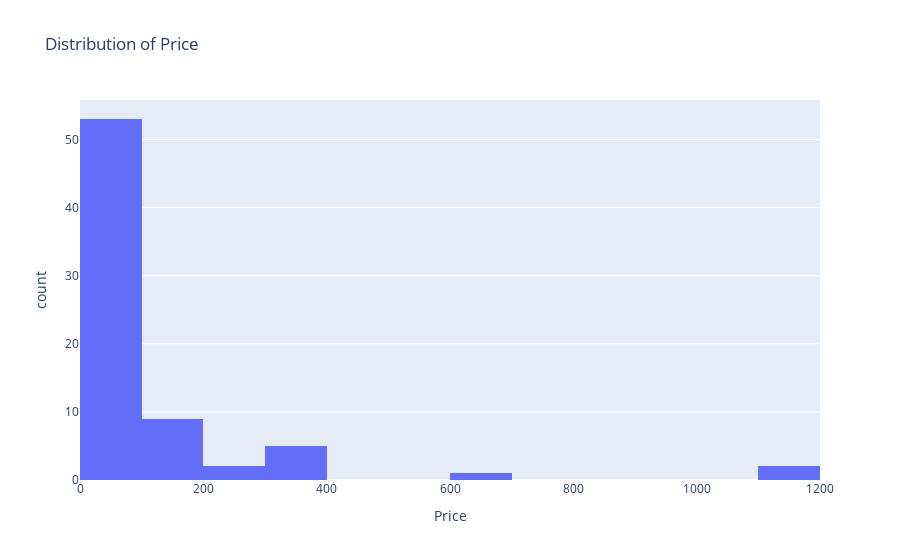
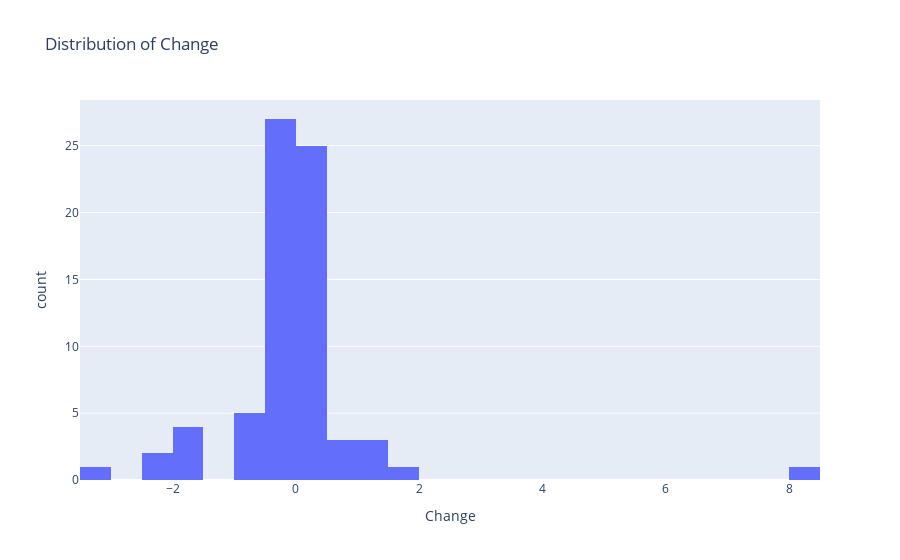
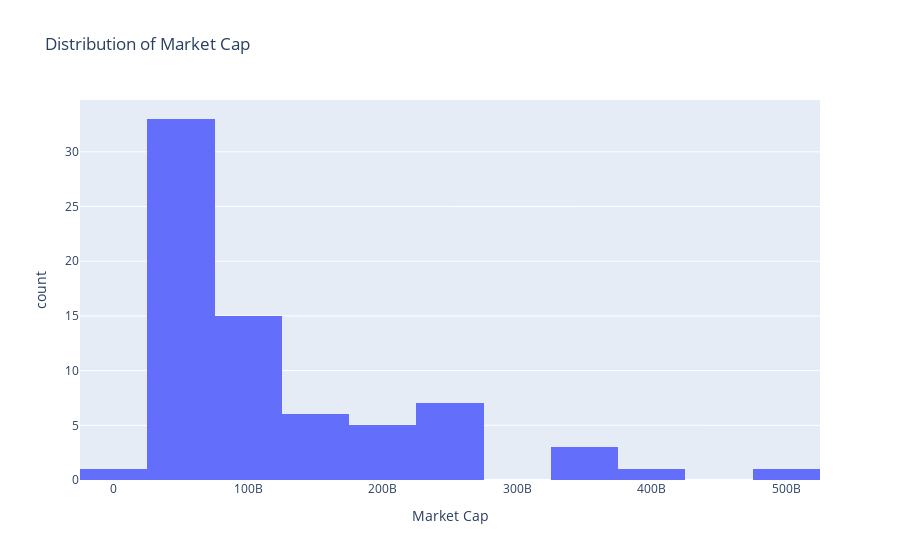
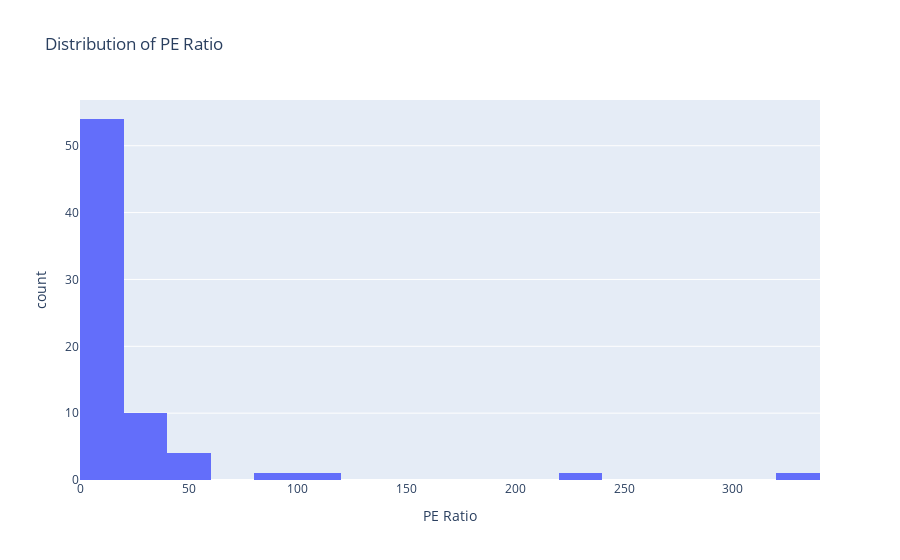

Notebook cell for these charts, in order:
### Markdown cell above
Both of these are 0 because I removed null values in the cleaning stage, which is what we want. We will focus on complete data.

### Code cell
# 4 Distributions of continuous variables / Outliers

# Continuous variables in DataFrame
cont_var = ['Price', 'Change', 'Market Cap', 'PE Ratio']  # Update with your continuous variables

# Histograms for each continuous variable
for col in cont_var:
    fig = px.histogram(data, x=col, title=f'Distribution of {col}')
    fig.show()

### Figure 1 — Plotly figure (JSON) as saved in the notebook; plotly's stock layout.template omitted (floating-point values rounded to 4 significant figures)
{"data": [{"alignmentgroup": "True", "bingroup": "x", "hovertemplate": "Price=%{x}<br>count=%{y}<extra></extra>", "legendgroup": "", "marker": {"color": "#636efa", "pattern": {"shape": ""}}, "name": "", "offsetgroup": "", "orientation": "v", "showlegend": false, "type": "histogram", "x": [230.8, 133.9, 380.2, 24.57, 25.02, 24.38, 1145.0, 20.02, 19.9, 27.06, 20.2, 20.15, 20.76, 24.53, 25.01, 25.24, 22.36, 1140.0, 25.29, 37.47, 82.28, 37.35, 95.68, 67.78, 17.25, 319.0, 358.3, 45.4, 148.0, 60.62, 83.01, 650.5, 25.44, 49.05, 180.4, 24.97, 199.6, 24.85, 24.46, 22.92, 25.07, 133.9, 23.2, 25.09, 6.41, 20.08, 20.67, 62.08, 17.51, 20.44, 22.29, 335.5, 184.6, 108.4, 49.02, 19.16, 308.9, 8.4, 87.43, 5.41, 24.93, 30.33, 12.67, 217.2, 6.1, 29.08, 111.1, 24.59, 7.16, 21.98, 23.79, 181.8], "xaxis": "x", "yaxis": "y"}], "layout": {"barmode": "relative", "legend": {"tracegroupgap": 0}, "title": {"text": "Distribution of Price"}, "xaxis": {"anchor": "y", "domain": [0, 1], "title": {"text": "Price"}}, "yaxis": {"anchor": "x", "domain": [0, 1], "title": {"text": "count"}}}}

### Figure 2 — Plotly figure (JSON) as saved in the notebook; plotly's stock layout.template omitted (floating-point values rounded to 4 significant figures)
{"data": [{"alignmentgroup": "True", "bingroup": "x", "hovertemplate": "Change=%{x}<br>count=%{y}<extra></extra>", "legendgroup": "", "marker": {"color": "#636efa", "pattern": {"shape": ""}}, "name": "", "offsetgroup": "", "orientation": "v", "showlegend": false, "type": "histogram", "x": [-0.25, -2.16, -3.18, -0.08, -0.09, -0.04, 0.79, -0.03, 0.05, -0.33, 0.05, 0.12, -0.01, -0.04, 1.45, 0.51, 0.01, 1.77, 0.09, 0.02, -0.35, -0.97, -0.54, 0.65, 0.09, -1.74, -2, -0.63, -0.02, -0.27, -0.26, 8.49, 0.02, 1.32, 0, -0.01, -1.79, -0.03, 0.07, -0.03, -0.01, -0.07, -0.08, -0.01, -0.01, 0.2, 0.21, -2.1, -0.09, 0.22, 0.07, 0.28, 1.07, 0.18, -0.32, -0.03, -0.01, -0.01, -0.08, -0.04, 0.17, -0.87, 0.01, 0.36, 0.08, 0.16, -1.61, 0.02, 0.05, 0.22, 0.04, -0.97], "xaxis": "x", "yaxis": "y"}], "layout": {"barmode": "relative", "legend": {"tracegroupgap": 0}, "title": {"text": "Distribution of Change"}, "xaxis": {"anchor": "y", "domain": [0, 1], "title": {"text": "Change"}}, "yaxis": {"anchor": "x", "domain": [0, 1], "title": {"text": "count"}}}}

### Figure 3 — Plotly figure (JSON) as saved in the notebook; plotly's stock layout.template omitted (floating-point values rounded to 4 significant figures)
{"data": [{"alignmentgroup": "True", "bingroup": "x", "hovertemplate": "Market Cap=%{x}<br>count=%{y}<extra></extra>", "legendgroup": "", "marker": {"color": "#636efa", "pattern": {"shape": ""}}, "name": "", "offsetgroup": "", "orientation": "v", "showlegend": false, "type": "histogram", "x": [483304000000, 392325000000, 359338000000, 326427000000, 328207000000, 244596000000, 0, 270400000000.0, 269812000000, 215526000000, 248946000000, 239340000000, 240083000000, 245183000000, 201039000000, 186022000000, 182577000000, 178136000000, 143582000000, 151092000000, 139170000000, 141079000000, 133200000000.0, 126149000000, 123026000000, 106714000000, 114939000000, 88976000000, 110512000000, 111861000000, 98916000000, 98457000000, 94477000000, 88940000000, 89234000000, 68303000000, 82668000000, 66271000000, 63275000000, 80086000000, 64830000000, 79133000000, 63064000000, 63647000000, 78042000000, 74004000000, 73350000000, 72440000000, 72085000000, 71974000000, 69930000000, 68500000000.0, 67066000000, 60656000000, 58486000000, 59544000000, 56997000000, 56642000000, 61785000000, 53016000000, 50392000000, 49597000000, 45797000000, 46528000000, 45383000000, 45410000000, 45509000000, 44115000000, 43009000000, 42691000000, 42184000000, 42240000000], "xaxis": "x", "yaxis": "y"}], "layout": {"barmode": "relative", "legend": {"tracegroupgap": 0}, "title": {"text": "Distribution of Market Cap"}, "xaxis": {"anchor": "y", "domain": [0, 1], "title": {"text": "Market Cap"}}, "yaxis": {"anchor": "x", "domain": [0, 1], "title": {"text": "count"}}}}

### Figure 4 — Plotly figure (JSON) as saved in the notebook; plotly's stock layout.template omitted (floating-point values rounded to 4 significant figures)
{"data": [{"alignmentgroup": "True", "bingroup": "x", "hovertemplate": "PE Ratio=%{x}<br>count=%{y}<extra></extra>", "legendgroup": "", "marker": {"color": "#636efa", "pattern": {"shape": ""}}, "name": "", "offsetgroup": "", "orientation": "v", "showlegend": false, "type": "histogram", "x": [30.81, 9.9, 37.85, 1.82, 1.86, 6.94, 325.8, 5.7, 5.66, 8.1, 5.75, 5.73, 5.91, 6.98, 5.18, 5.22, 4.63, 235.9, 2.97, 6.79, 14.3, 10.86, 12.2, 26.17, 3.57, 11.43, 43.75, 6.28, 15.63, 9.89, 101.2, 20.36, 2.89, 13.33, 28.18, 0.48, 15.85, 3.16, 0.47, 19.59, 3.19, 94.94, 2.95, 3.19, 26.73, 0.39, 0.4, 35.28, 3.78, 2.6, 4.81, 26.75, 23.67, 41.83, 9.08, 9.88, 41.47, 9.13, 5.86, 9.02, 9, 25.49, 11.01, 40.14, 16.47, 7.93, 7.69, 2.15, 5.97, 2.82, 3.05, 15.5], "xaxis": "x", "yaxis": "y"}], "layout": {"barmode": "relative", "legend": {"tracegroupgap": 0}, "title": {"text": "Distribution of PE Ratio"}, "xaxis": {"anchor": "y", "domain": [0, 1], "title": {"text": "PE Ratio"}}, "yaxis": {"anchor": "x", "domain": [0, 1], "title": {"text": "count"}}}}
